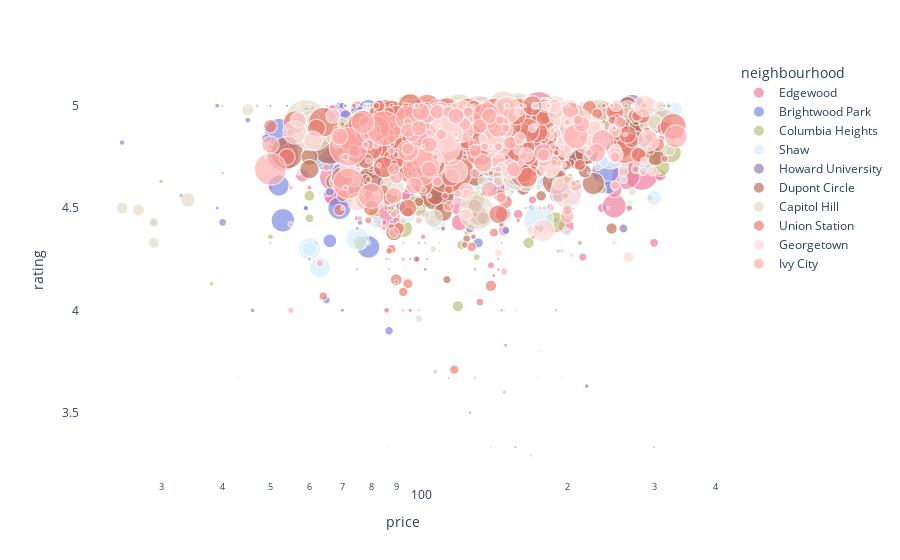

The cell this chart's notebook holds for it:
### Code cell
color_map = ["#EE7EA0", "#7D8BE0", "#BCC07B", "#D5EDF8", "#9A81B0", "#BE715B", "#E5DACA","#EA7D70","#FFD7D6",  "#FFAFAE"]

unique_neighbourhoods = df_cleaned['neighbourhood'].unique()
color_dict = {neighbourhood: color for neighbourhood, color in zip(unique_neighbourhoods, color_map)}

fig = px.scatter(df_cleaned, x="price", y="rating", size='number_of_reviews', color="neighbourhood",
           hover_name="neighbourhood", log_x=True, size_max=50, color_discrete_map=color_dict)
fig.update_layout(
    plot_bgcolor='white',  # Inner background color
    paper_bgcolor='white'  # Outer background color
)
fig.show()
fig.write_html("scatter_plot.html")

### Figure 1 — Plotly figure (JSON) as saved in the notebook; plotly's stock layout.template omitted (floating-point values rounded to 4 significant figures; data arrays with more than 128 entries replaced by an {"elided": "..."} marker saying what was removed)
{"data": [{"hovertemplate": "<b>%{hovertext}</b><br><br>neighbourhood=Edgewood<br>price=%{x}<br>rating=%{y}<br>number_of_reviews=%{marker.size}<extra></extra>", "hovertext": {"elided": "288 str values"}, "legendgroup": "Edgewood", "marker": {"color": "#EE7EA0", "size": {"elided": "288 int values"}, "sizemode": "area", "sizeref": 0.3816, "symbol": "circle"}, "mode": "markers", "name": "Edgewood", "showlegend": true, "type": "scattergl", "x": {"elided": "288 int values"}, "xaxis": "x", "y": {"elided": "288 float values"}, "yaxis": "y"}, {"hovertemplate": "<b>%{hovertext}</b><br><br>neighbourhood=Brightwood Park<br>price=%{x}<br>rating=%{y}<br>number_of_reviews=%{marker.size}<extra></extra>", "hovertext": {"elided": "199 str values"}, "legendgroup": "Brightwood Park", "marker": {"color": "#7D8BE0", "size": {"elided": "199 int values"}, "sizemode": "area", "sizeref": 0.3816, "symbol": "circle"}, "mode": "markers", "name": "Brightwood Park", "showlegend": true, "type": "scattergl", "x": {"elided": "199 int values"}, "xaxis": "x", "y": {"elided": "199 float values"}, "yaxis": "y"}, {"hovertemplate": "<b>%{hovertext}</b><br><br>neighbourhood=Columbia Heights<br>price=%{x}<br>rating=%{y}<br>number_of_reviews=%{marker.size}<extra></extra>", "hovertext": {"elided": "259 str values"}, "legendgroup": "Columbia Heights", "marker": {"color": "#BCC07B", "size": {"elided": "259 int values"}, "sizemode": "area", "sizeref": 0.3816, "symbol": "circle"}, "mode": "markers", "name": "Columbia Heights", "showlegend": true, "type": "scattergl", "x": {"elided": "259 int values"}, "xaxis": "x", "y": {"elided": "259 float values"}, "yaxis": "y"}, {"hovertemplate": "<b>%{hovertext}</b><br><br>neighbourhood=Shaw<br>price=%{x}<br>rating=%{y}<br>number_of_reviews=%{marker.size}<extra></extra>", "hovertext": {"elided": "178 str values"}, "legendgroup": "Shaw", "marker": {"color": "#D5EDF8", "size": {"elided": "178 int values"}, "sizemode": "area", "sizeref": 0.3816, "symbol": "circle"}, "mode": "markers", "name": "Shaw", "showlegend": true, "type": "scattergl", "x": {"elided": "178 int values"}, "xaxis": "x", "y": {"elided": "178 float values"}, "yaxis": "y"}, {"hovertemplate": "<b>%{hovertext}</b><br><br>neighbourhood=Howard University<br>price=%{x}<br>rating=%{y}<br>number_of_reviews=%{marker.size}<extra></extra>", "hovertext": ["Howard University", "Howard University", "Howard University", "Howard University", "Howard University", "Howard University", "Howard University", "Howard University", "Howard University", "Howard University", "Howard University", "Howard University", "Howard University", "Howard University", "Howard University", "Howard University", "Howard University", "Howard University", "Howard University", "Howard University", "Howard University", "Howard University", "Howard University", "Howard University", "Howard University", "Howard University", "Howard University", "Howard University", "Howard University", "Howard University", "Howard University", "Howard University", "Howard University", "Howard University", "Howard University", "Howard University", "Howard University", "Howard University", "Howard University", "Howard University", "Howard University", "Howard University", "Howard University", "Howard University", "Howard University", "Howard University", "Howard University", "Howard University", "Howard University", "Howard University", "Howard University", "Howard University", "Howard University", "Howard University", "Howard University", "Howard University", "Howard University", "Howard University", "Howard University", "Howard University", "Howard University", "Howard University", "Howard University", "Howard University", "Howard University", "Howard University", "Howard University", "Howard University", "Howard University", "Howard University", "Howard University", "Howard University", "Howard University", "Howard University", "Howard University", "Howard University", "Howard University", "Howard University", "Howard University", "Howard University", "Howard University", "Howard University", "Howard University", "Howard University", "Howard University", "Howard University", "Howard University", "Howard University", "Howard University", "Howard University", "Howard University", "Howard University", "Howard University", "Howard University", "Howard University", "Howard University", "Howard University", "Howard University", "Howard University", "Howard University", "Howard University", "Howard University", "Howard University", "Howard University", "Howard University", "Howard University", "Howard University", "Howard University", "Howard University", "Howard University", "Howard University", "Howard University", "Howard University", "Howard University", "Howard University", "Howard University", "Howard University", "Howard University", "Howard University", "Howard University", "Howard University", "Howard University", "Howard University", "Howard University", "Howard University", "Howard University", "Howard University"], "legendgroup": "Howard University", "marker": {"color": "#9A81B0", "size": [103, 85, 169, 58, 70, 59, 51, 58, 26, 7, 364, 116, 102, 25, 175, 197, 11, 53, 4, 228, 209, 113, 257, 202, 356, 196, 30, 350, 199, 266, 144, 69, 18, 116, 159, 134, 113, 59, 302, 261, 62, 29, 270, 89, 100, 103, 201, 48, 24, 80, 332, 89, 19, 116, 76, 39, 63, 102, 106, 5, 174, 5, 7, 4, 6, 5, 5, 5, 9, 136, 30, 126, 23, 173, 50, 49, 69, 121, 199, 70, 97, 23, 143, 25, 49, 33, 27, 80, 3, 31, 42, 99, 48, 28, 27, 25, 13, 6, 13, 33, 18, 11, 34, 8, 60, 3, 17, 79, 51, 27, 21, 10, 9, 10, 16, 8, 6, 8, 4, 5, 15, 24, 14, 4, 12, 6, 3], "sizemode": "area", "sizeref": 0.3816, "symbol": "circle"}, "mode": "markers", "name": "Howard University", "showlegend": true, "type": "scattergl", "x": [82, 69, 150, 160, 190, 192, 109, 138, 99, 99, 115, 180, 180, 100, 190, 150, 65, 190, 105, 169, 98, 113, 95, 99, 90, 175, 127, 99, 99, 89, 78, 81, 91, 136, 99, 115, 131, 151, 91, 210, 127, 115, 271, 139, 148, 132, 161, 149, 120, 140, 76, 136, 84, 263, 81, 92, 109, 120, 80, 288, 284, 84, 162, 156, 151, 132, 130, 100, 254, 220, 260, 217, 130, 275, 247, 204, 130, 246, 81, 205, 140, 109, 115, 176, 120, 160, 143, 117, 157, 135, 168, 141, 129, 65, 135, 194, 119, 239, 309, 149, 126, 181, 234, 175, 112, 93, 264, 133, 116, 168, 121, 153, 102, 163, 155, 111, 85, 146, 82, 217, 111, 107, 87, 186, 86, 321, 147], "xaxis": "x", "y": [4.74, 4.68, 4.78, 4.93, 4.56, 4.56, 4.94, 4.97, 5, 5, 4.85, 4.92, 5, 5, 4.98, 4.92, 4.82, 4.87, 4.5, 4.97, 4.79, 4.77, 4.9, 4.88, 4.87, 4.95, 4.4, 4.96, 4.87, 4.94, 4.74, 4.94, 5, 4.91, 4.92, 4.97, 4.78, 4.86, 4.88, 4.77, 4.84, 4.69, 4.99, 4.83, 4.76, 4.77, 4.88, 4.85, 4.67, 4.9, 4.89, 4.97, 4.95, 4.97, 4.68, 4.51, 4.72, 4.78, 4.88, 4.8, 4.85, 5, 4.57, 5, 4.83, 5, 4.8, 4.8, 5, 4.97, 4.4, 4.95, 4.83, 4.93, 4.92, 4.82, 4.94, 4.97, 4.9, 4.86, 4.96, 4.87, 4.94, 4.4, 4.71, 4.64, 4.81, 4.79, 3.33, 5, 4.86, 4.89, 4.9, 4.97, 5, 5, 4.62, 5, 5, 4.82, 4.78, 4.73, 4.8, 5, 4.77, 4, 4.88, 4.95, 4.86, 4.93, 4.64, 4.9, 4.67, 4.7, 4.63, 4.75, 4.83, 4.5, 5, 5, 4.81, 4.84, 4.93, 5, 4.85, 5, 4.33], "yaxis": "y"}, {"hovertemplate": "<b>%{hovertext}</b><br><br>neighbourhood=Dupont Circle<br>price=%{x}<br>rating=%{y}<br>number_of_reviews=%{marker.size}<extra></extra>", "hovertext": {"elided": "193 str values"}, "legendgroup": "Dupont Circle", "marker": {"color": "#BE715B", "size": {"elided": "193 int values"}, "sizemode": "area", "sizeref": 0.3816, "symbol": "circle"}, "mode": "markers", "name": "Dupont Circle", "showlegend": true, "type": "scattergl", "x": {"elided": "193 int values"}, "xaxis": "x", "y": {"elided": "193 float values"}, "yaxis": "y"}, {"hovertemplate": "<b>%{hovertext}</b><br><br>neighbourhood=Capitol Hill<br>price=%{x}<br>rating=%{y}<br>number_of_reviews=%{marker.size}<extra></extra>", "hovertext": {"elided": "298 str values"}, "legendgroup": "Capitol Hill", "marker": {"color": "#E5DACA", "size": {"elided": "298 int values"}, "sizemode": "area", "sizeref": 0.3816, "symbol": "circle"}, "mode": "markers", "name": "Capitol Hill", "showlegend": true, "type": "scattergl", "x": {"elided": "298 int values"}, "xaxis": "x", "y": {"elided": "298 float values"}, "yaxis": "y"}, {"hovertemplate": "<b>%{hovertext}</b><br><br>neighbourhood=Union Station<br>price=%{x}<br>rating=%{y}<br>number_of_reviews=%{marker.size}<extra></extra>", "hovertext": {"elided": "362 str values"}, "legendgroup": "Union Station", "marker": {"color": "#EA7D70", "size": {"elided": "362 int values"}, "sizemode": "area", "sizeref": 0.3816, "symbol": "circle"}, "mode": "markers", "name": "Union Station", "showlegend": true, "type": "scattergl", "x": {"elided": "362 int values"}, "xaxis": "x", "y": {"elided": "362 float values"}, "yaxis": "y"}, {"hovertemplate": "<b>%{hovertext}</b><br><br>neighbourhood=Georgetown<br>price=%{x}<br>rating=%{y}<br>number_of_reviews=%{marker.size}<extra></extra>", "hovertext": ["Georgetown", "Georgetown", "Georgetown", "Georgetown", "Georgetown", "Georgetown", "Georgetown", "Georgetown", "Georgetown", "Georgetown", "Georgetown", "Georgetown", "Georgetown", "Georgetown", "Georgetown", "Georgetown", "Georgetown", "Georgetown", "Georgetown", "Georgetown", "Georgetown", "Georgetown", "Georgetown", "Georgetown", "Georgetown", "Georgetown", "Georgetown", "Georgetown", "Georgetown", "Georgetown", "Georgetown", "Georgetown", "Georgetown", "Georgetown", "Georgetown", "Georgetown", "Georgetown", "Georgetown", "Georgetown", "Georgetown", "Georgetown", "Georgetown", "Georgetown", "Georgetown", "Georgetown", "Georgetown", "Georgetown", "Georgetown", "Georgetown", "Georgetown", "Georgetown", "Georgetown", "Georgetown", "Georgetown", "Georgetown", "Georgetown", "Georgetown", "Georgetown", "Georgetown", "Georgetown", "Georgetown", "Georgetown", "Georgetown", "Georgetown", "Georgetown", "Georgetown", "Georgetown", "Georgetown", "Georgetown", "Georgetown", "Georgetown", "Georgetown", "Georgetown", "Georgetown", "Georgetown", "Georgetown", "Georgetown", "Georgetown", "Georgetown", "Georgetown", "Georgetown", "Georgetown", "Georgetown", "Georgetown", "Georgetown", "Georgetown", "Georgetown", "Georgetown", "Georgetown", "Georgetown", "Georgetown", "Georgetown", "Georgetown", "Georgetown"], "legendgroup": "Georgetown", "marker": {"color": "#FFD7D6", "size": [7, 65, 94, 197, 461, 422, 229, 53, 130, 214, 4, 61, 171, 61, 105, 278, 67, 149, 79, 141, 16, 13, 8, 6, 5, 3, 7, 154, 287, 199, 19, 246, 251, 287, 138, 74, 30, 9, 267, 379, 476, 281, 364, 180, 109, 203, 81, 25, 4, 4, 10, 211, 50, 249, 92, 136, 91, 34, 38, 192, 11, 37, 7, 80, 3, 3, 77, 144, 10, 69, 29, 93, 9, 81, 68, 61, 53, 6, 10, 25, 23, 33, 11, 5, 5, 21, 34, 23, 27, 31, 7, 18, 3, 3], "sizemode": "area", "sizeref": 0.3816, "symbol": "circle"}, "mode": "markers", "name": "Georgetown", "showlegend": true, "type": "scattergl", "x": [169, 250, 250, 145, 220, 220, 122, 125, 196, 56, 295, 100, 292, 192, 125, 122, 250, 200, 145, 153, 186, 186, 186, 164, 164, 186, 197, 97, 151, 119, 110, 141, 110, 113, 75, 185, 193, 149, 195, 199, 113, 211, 113, 287, 72, 184, 165, 145, 271, 138, 110, 221, 266, 105, 57, 61, 150, 298, 169, 179, 204, 147, 262, 188, 308, 181, 139, 203, 172, 200, 182, 226, 105, 67, 198, 160, 251, 150, 140, 287, 250, 160, 230, 328, 57, 82, 181, 159, 170, 135, 110, 172, 271, 111], "xaxis": "x", "y": [3.29, 4.78, 4.76, 4.8, 4.85, 4.87, 4.88, 4.47, 4.98, 4.87, 4.5, 4.87, 4.83, 4.62, 4.58, 4.96, 4.88, 4.82, 4.73, 4.69, 4.88, 4.85, 4.5, 4.83, 5, 4.67, 4.71, 4.78, 4.98, 4.68, 4.8, 4.83, 4.96, 4.93, 4.53, 4.68, 5, 4.89, 4.96, 4.58, 4.86, 4.92, 4.8, 5, 4.69, 4.71, 4.76, 4.28, 5, 4.5, 4.9, 4.86, 4.26, 4.74, 4.93, 4.83, 4.88, 4.68, 4.39, 4.39, 4.27, 4.7, 4.86, 5, 4.67, 4.67, 4.92, 4.86, 4.9, 4.93, 5, 4.89, 4.56, 4.95, 4.78, 4.84, 5, 5, 4.8, 4.73, 4.61, 4.97, 4.82, 4.83, 5, 4.81, 5, 4.78, 4.89, 4.84, 4.29, 5, 5, 5], "yaxis": "y"}, {"hovertemplate": "<b>%{hovertext}</b><br><br>neighbourhood=Ivy City<br>price=%{x}<br>rating=%{y}<br>number_of_reviews=%{marker.size}<extra></extra>", "hovertext": {"elided": "134 str values"}, "legendgroup": "Ivy City", "marker": {"color": "#FFAFAE", "size": {"elided": "134 int values"}, "sizemode": "area", "sizeref": 0.3816, "symbol": "circle"}, "mode": "markers", "name": "Ivy City", "showlegend": true, "type": "scattergl", "x": {"elided": "134 int values"}, "xaxis": "x", "y": {"elided": "134 float values"}, "yaxis": "y"}], "layout": {"legend": {"itemsizing": "constant", "title": {"text": "neighbourhood"}, "tracegroupgap": 0}, "margin": {"t": 60}, "paper_bgcolor": "white", "plot_bgcolor": "white", "xaxis": {"anchor": "y", "domain": [0, 1], "title": {"text": "price"}, "type": "log"}, "yaxis": {"anchor": "x", "domain": [0, 1], "title": {"text": "rating"}}}}
